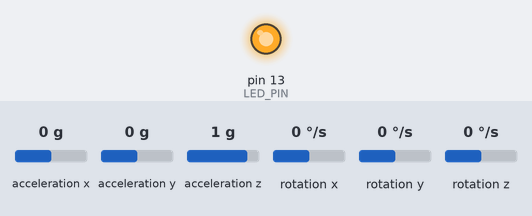
The sketch below on a simulated Arduino Uno, built with avr-gcc and run on an emulated ATmega328P. On the bench: output pins drawn as LEDs (lit = HIGH). Dashed ring = blinking. The test bench sets the inputs (shaded band); at power-on: acceleration x 0 g, acceleration y 0 g, acceleration z 1 g, rotation x 0 °/s, rotation y 0 °/s, rotation z 0 °/s. What the sketch prints to the serial monitor is not drawn.

Above: at 2.71 s.
At 3.4 s:
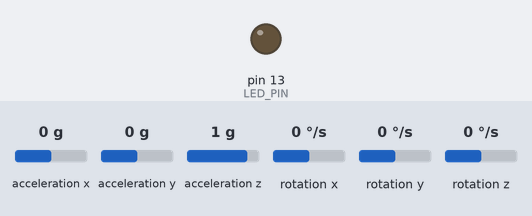
3.5 s: acceleration x set to -1.4 g
6.5 s: acceleration y set to -1.4 g
At 7.1 s:
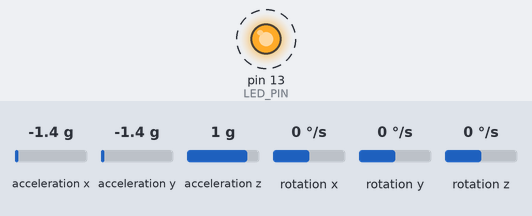
9.5 s: acceleration z set to -1.4 g
12.5 s: acceleration y set to 0.8 g
15.5 s: acceleration x set to 1.4 g
Timing chart, 0 to 66.0 s (numbered marks = the images above; inputs shaded):
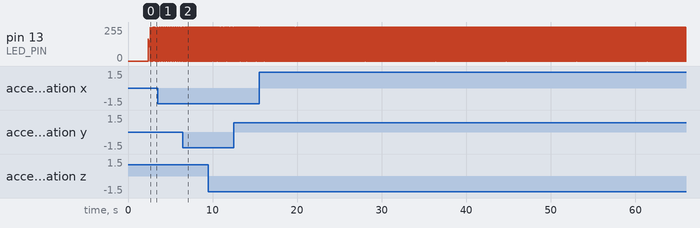

The sketch:

final_imu_data.ino
```cpp
// I2C device class (I2Cdev) demonstration Arduino sketch for MPU6050 class
// 10/7/2011 by Jeff Rowberg <jeff@rowberg.net>
// Updates should (hopefully) always be available at https://github.com/jrowberg/i2cdevlib
//
// Changelog:
//     2011-10-07 - initial release

/* ============================================
I2Cdev device library code is placed under the MIT license
Copyright (c) 2011 Jeff Rowberg

Permission is hereby granted, free of charge, to any person obtaining a copy
of this software and associated documentation files (the "Software"), to deal
in the Software without restriction, including without limitation the rights
to use, copy, modify, merge, publish, distribute, sublicense, and/or sell
copies of the Software, and to permit persons to whom the Software is
furnished to do so, subject to the following conditions:

The above copyright notice and this permission notice shall be included in
all copies or substantial portions of the Software.

THE SOFTWARE IS PROVIDED "AS IS", WITHOUT WARRANTY OF ANY KIND, EXPRESS OR
IMPLIED, INCLUDING BUT NOT LIMITED TO THE WARRANTIES OF MERCHANTABILITY,
FITNESS FOR A PARTICULAR PURPOSE AND NONINFRINGEMENT. IN NO EVENT SHALL THE
AUTHORS OR COPYRIGHT HOLDERS BE LIABLE FOR ANY CLAIM, DAMAGES OR OTHER
LIABILITY, WHETHER IN AN ACTION OF CONTRACT, TORT OR OTHERWISE, ARISING FROM,
OUT OF OR IN CONNECTION WITH THE SOFTWARE OR THE USE OR OTHER DEALINGS IN
THE SOFTWARE.
===============================================
*/

// Arduino Wire library is required if I2Cdev I2CDEV_ARDUINO_WIRE implementation
// is used in I2Cdev.h
#include "Wire.h"

// I2Cdev and MPU6050 must be installed as libraries, or else the .cpp/.h files
// for both classes must be in the include path of your project
#include "I2Cdev.h"
#include "MPU6050.h"
// #include "MPU6050_6Axis_MotionApps20.h"

#define RAD_TO_DEG 57.295779513082320876798154814105
#define DEG_TO_RAD 0.01745329251994329576923690768489

// // class default I2C address is 0x68
// // specific I2C addresses may be passed as a parameter here
// // AD0 low = 0x68 (default for InvenSense evaluation board)
// // AD0 high = 0x69
MPU6050 accelgyro;

int16_t ax, ay, az;
int16_t rx, ry, rz;
int16_t temperature;

// uint8_t euler[3];
// uint8_t fifoBuffer[64];
// Quaternion q;


double dt;
double currTime, lastTime;

double roll, pitch;
double yaw = 0;

//Low pass fillter
double alphaLPF = 0.2;
double alphaLPFA = 0.38;
double filteredAccelerationX = 0.0;
double filteredAccelerationY = 0.0;
double filteredAccelerationZ = 0.0;
double filteredGyroX = 0.0;
double filteredGyroY = 0.0;
double filteredGyroZ = 0.0;

double alpha = 0.98;

//Displacement and velocity
double vx = 0, vy = 0, vz = 0;
double dx = 0, dy = 0, dz = 0;
double vxLast = 0, vyLast = 0, vzLast = 0;
double dxLast = 0, dyLast = 0, dzLast = 0;
double dxTotal = 0, dyTotal = 0, dzTotal = 0;

//Zero motion
int zeroMotionCount = 0;
int zeroDisplacementCount = 0;

float acc_roll, acc_pitch;

#define LED_PIN 13

bool blinkState = false;

//Caculat acceleration and gyroscope drift
double offset[6] = {0};
void caculatDrift(int16_t total) {
  double *ret;
  int i;
  for(i = 0; i < total; i++) {
    accelgyro.getAcceleration(&ax, &ay, &az);
    accelgyro.getRotation(&rx, &ry, &rz);

    offset[0] += value2Acc((double)(ax)) + 9.8 * sin(pitch * DEG_TO_RAD);
    offset[1] += value2Acc((double)(ay)) - 9.8 * sin(roll * DEG_TO_RAD);
    offset[2] += value2Acc((double)(az)) - 9.8 * cos(roll * DEG_TO_RAD) * cos(pitch * DEG_TO_RAD);

    offset[3] += (double)(rx);
    offset[4] += (double)(ry);
    offset[5] += (double)(rz);
  }
  for(i = 0; i < 6; i++) {
    offset[i] /= total;
  }
}

//Get real angular velocity
double value2Gyro(double v) {
  return v * 500 / 32768;
}

//Get real acceleration
double value2Acc(double v) {
  return v * 8 * 9.8 / 32768;
}

// Get roll by gravity
double getRoll() {
  accelgyro.getAcceleration(&ax, &ay, &az);
  double a = atan2((double)ay, (double)az);
  return a;
}

//Get pitch by gravity
double getPitch() {
  accelgyro.getAcceleration(&ax, &ay, &az);
  double a = atan2(-(double)ax, sqrt((double)ay * (double)ay + (double)az * (double)az));
  return a;
}

void setup() {
    // join I2C bus (I2Cdev library doesn't do this automatically)
    Wire.begin();

    // initialize serial communication
    // (38400 chosen because it works as well at 8MHz as it does at 16MHz, but
    // it's really up to you depending on your project)
    //57600
    Serial.begin(19200);

    // initialize device
    // Serial.println("Initializing I2C devices...");
    accelgyro.initialize();

    // verify connection
    // Serial.println("Testing device connections...");
    // Serial.println(accelgyro.testConnection() ? "MPU6050 connection successful" : "MPU6050 connection failed");

    // configure Arduino LED for
    pinMode(LED_PIN, OUTPUT);

    // Set up custom full acc and gyro for the final problem 4 and 5.
    accelgyro.setFullScaleAccelRange(MPU6050_ACCEL_FS_8);
    accelgyro.setFullScaleGyroRange(MPU6050_GYRO_FS_500);

    roll = getRoll() * RAD_TO_DEG;
    pitch = getPitch() * RAD_TO_DEG;

    caculatDrift(500);

    lastTime = millis();

}

void loop() {
    // read raw accel/gyro measurements from device
    accelgyro.getAcceleration(&ax, &ay, &az);
    accelgyro.getRotation(&rx, &ry, &rz);
    // accelgyro.dmpGetEuler(euler, int *q)

    currTime = millis();
    dt = (currTime - lastTime) / 1000;
    lastTime = currTime;

    double accX = value2Acc((double)(ax));
    double accY = value2Acc((double)(ay));
    double accZ = value2Acc((double)(az));

    // Serial.print(accX); Serial.print(",");
    // Serial.print(accY); Serial.print(",");
    // Serial.print(accZ); Serial.print(",");

    accX += 9.8 * sin(pitch * DEG_TO_RAD);
    accY -= 9.8 * sin(roll * DEG_TO_RAD) - offset[1];
    accZ -= 9.8 * cos(roll * DEG_TO_RAD) * cos(pitch * DEG_TO_RAD);

    // Serial.print(accX); Serial.print(",");
    // Serial.print(accY); Serial.print(",");
    // Serial.print(accZ); Serial.print(",");

    //Low pass filter for acceleration
    filteredAccelerationX = alphaLPF * accX + (1 - alphaLPF) * filteredAccelerationX;
    filteredAccelerationY = alphaLPF * accY + (1 - alphaLPF) * filteredAccelerationY;
    filteredAccelerationZ = alphaLPF * accZ + (1 - alphaLPF) * filteredAccelerationZ;
    accX = filteredAccelerationX;
    accY = filteredAccelerationY;
    accZ = filteredAccelerationZ;

    //Detect zero motion
    if(sqrt(accX * accX + accY * accY + accZ * accZ) < 1.0){
      zeroMotionCount += 1;
      accX = 0;
      accY = 0;
      accZ = 0;
      if(zeroMotionCount >= 30){
        vx = 0;
        vy = 0;
        vz = 0;
        vxLast = 0;
        vyLast = 0;
        vzLast = 0;
        zeroMotionCount = 0;
        zeroDisplacementCount += 1;
      }
      if(zeroDisplacementCount >= 5){
        if(dx > 0 or dx < 0){
          dxLast = dx;
          dyLast = dy;
          dzLast = dz;
        }

        dx = 0;
        dy = 0;
        dz = 0;

        zeroDisplacementCount = 0;
      }
    }
    else {
      zeroDisplacementCount = 0;
      zeroMotionCount = 0;
    }

    //v = x cm/s
    vx += accX * 100 * dt;
    vy += accY * 100 * dt;
    vz += accZ * 100 * dt;

    vx = vx * alphaLPFA + vxLast * (1 - alphaLPFA);
    vy = vy * alphaLPFA + vyLast * (1 - alphaLPFA);
    vz = vz * alphaLPFA + vzLast * (1 - alphaLPFA);

    vxLast = vx;
    vyLast = vy;
    vzLast = vz;

    dx += 0.5 * (vx + vxLast) * dt;
    dy += 0.5 * (vy + vyLast) * dt;
    dz += 0.5 * (vz + vzLast) * dt;

    dxTotal += 0.5 * (vx + vxLast) * dt;
    dyTotal += 0.5 * (vy + vyLast) * dt;
    dzTotal += 0.5 * (vz + vzLast) * dt;

    // Serial.print(vx); Serial.print(",");
    // Serial.print(vy); Serial.print(",");
    // Serial.print(vz); Serial.print(",");
    // Serial.print(dx); Serial.print(",");
    // Serial.print(dy); Serial.print(",");
    // Serial.print(dxLast); Serial.print(",");

    double rx_g = value2Gyro((double)(rx) - offset[3]);
    double ry_g = value2Gyro((double)(ry) - offset[4]);
    double rz_g = value2Gyro((double)(rz) - offset[5]);

    filteredGyroX = alphaLPF * (double)rx_g + (1 - alphaLPF) * filteredGyroX;
    filteredGyroY = alphaLPF * (double)ry_g + (1 - alphaLPF) * filteredGyroY;
    filteredGyroZ = alphaLPF * (double)rz_g + (1 - alphaLPF) * filteredGyroZ;

    acc_roll = atan2((double)ay, (double)az) * RAD_TO_DEG;
    acc_pitch = atan2(-(double)ax, sqrt((double)ay * (double)ay + (double)az * (double)az)) * RAD_TO_DEG;

    //Low pass filter for roll and pitch
    roll = (roll + filteredGyroX * dt) * alpha + (1 - alpha) * acc_roll;
    pitch = (pitch + filteredGyroY * dt) * alpha + (1 - alpha) * acc_pitch;
    if(filteredGyroZ < 1 && filteredGyroZ > -1) filteredGyroZ = 0;
    yaw = yaw + filteredGyroZ * dt;
    // Serial.print(yaw); Serial.print(",");
    Serial.print(ax); Serial.print(",");
    Serial.print(ay); Serial.print(",");
    Serial.print(az); Serial.print(",");
    Serial.print(rx); Serial.print(",");
    Serial.print(ry); Serial.print(",");
    Serial.print(rz); Serial.print(",");
    Serial.print(roll); Serial.print(",");
    Serial.print(pitch); Serial.print(",");
    Serial.println("");

    // blink LED to indicate activity
    blinkState = !blinkState;
    digitalWrite(LED_PIN, blinkState);
}
```

Measured:
- by itself, pin 13 (LED_PIN): alternates 255/255 for 0.02 s and 0/255 for 0.02 s
